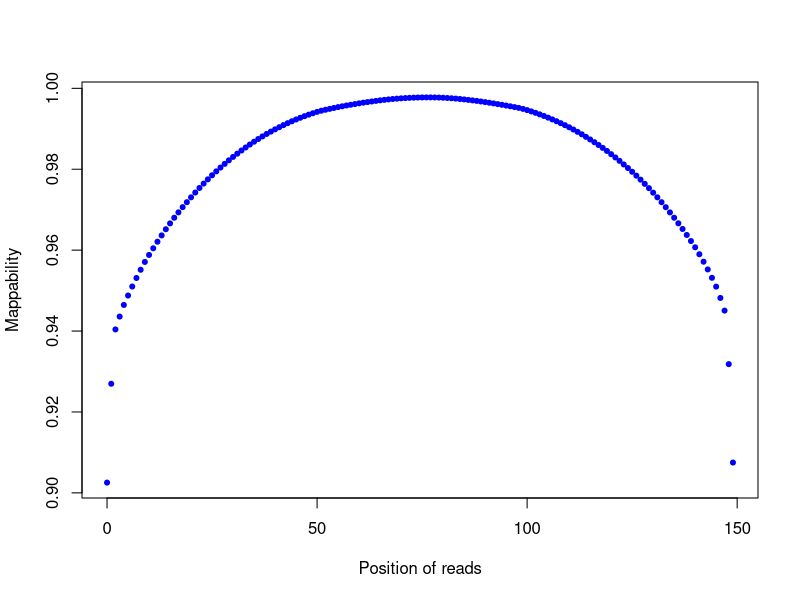

Write the R code that produced this figure.
png("/rds/user/is460/hpc-work/muscle-rnaseq/ezbamqc/output/figs/srpk3_wt_ttnb_wt_7.clipping_profile.png",width=500,height=500,units="px")
read_pos=c(0,1,2,3,4,5,6,7,8,9,10,11,12,13,14,15,16,17,18,19,20,21,22,23,24,25,26,27,28,29,30,31,32,33,34,35,36,37,38,39,40,41,42,43,44,45,46,47,48,49,50,51,52,53,54,55,56,57,58,59,60,61,62,63,64,65,66,67,68,69,70,71,72,73,74,75,76,77,78,79,80,81,82,83,84,85,86,87,88,89,90,91,92,93,94,95,96,97,98,99,100,101,102,103,104,105,106,107,108,109,110,111,112,113,114,115,116,117,118,119,120,121,122,123,124,125,126,127,128,129,130,131,132,133,134,135,136,137,138,139,140,141,142,143,144,145,146,147,148,149)
count=c(4692036,3515815,2869260,2716142,2577721,2465858,2358587,2257164,2159372,2066164,1982917,1903796,1825450,1750330,1676987,1607381,1540000,1476040,1413990,1354706,1297070,1240357,1185701,1133639,1083174,1034812,988275,942802,899195,856842,816341,777577,739986,703731,668777,635369,603077,572021,542898,514997,488274,462721,437722,414476,392069,370834,350565,331340,313237,296479,280300,266468,255082,244403,233809,223378,213642,204236,195528,187134,178658,170688,163441,156437,149822,143294,137403,132047,127041,122722,119113,115976,113296,111251,109605,108513,108103,108093,108608,109998,111968,115078,118314,122203,126906,132134,137923,143797,149844,156863,163906,171489,179720,187809,196190,204886,213816,223161,232783,244711,259099,274864,291886,309716,329017,348888,370204,391840,414679,438581,463682,490168,517828,547045,577351,608566,640843,674384,708980,745376,783739,822517,863709,906008,948694,992992,1039271,1087012,1136861,1188161,1241854,1297051,1355172,1414717,1476770,1539841,1606495,1673788,1744977,1817215,1891824,1974492,2063436,2155306,2255031,2359853,2494586,2645213,3282419,4453281)
plot(read_pos,1-(count/48144124),pch=20,xlab="Position of reads",ylab="Mappability",col="blue")
dev.state=dev.off()
